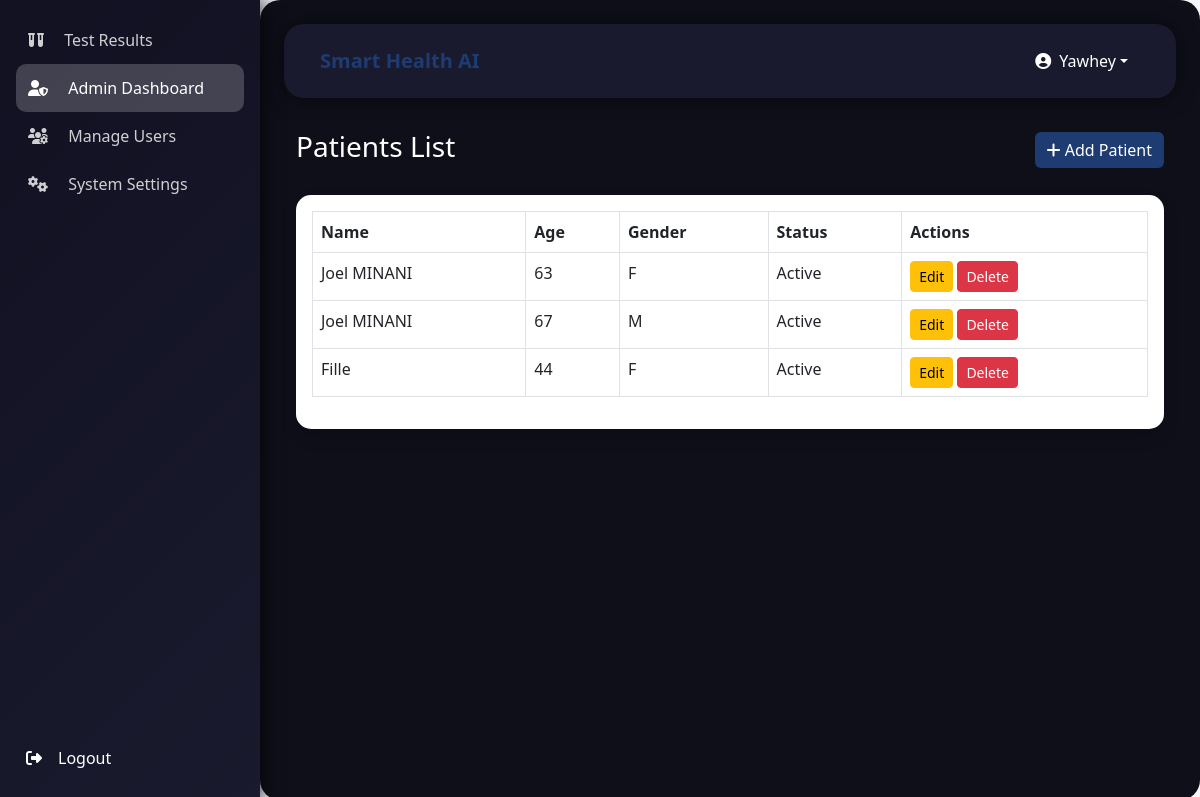
Screenshot of /dashboard/patients/ (signed in) with the database file from the repository.
### accounts/models.py (models this page shows, shortened)
class Account(AbstractBaseUser, PermissionsMixin):
    first_name = models.CharField(max_length=50)
    last_name = models.CharField(max_length=50)
    email = models.EmailField(max_length=100, unique=True)
    phone_number = models.CharField(max_length=50, blank=True)
    date_joined = models.DateTimeField(auto_now_add=True)
    last_login = models.DateTimeField(auto_now=True)
    role = models.CharField(max_length=20, default='user')
    is_staff = models.BooleanField(default=False)
    is_active = models.BooleanField(default=False)
    is_superuser = models.BooleanField(default=False)
    USERNAME_FIELD = 'email'  # Use email as the unique identifier
    REQUIRED_FIELDS = ['first_name', 'last_name']  # Removed 'username'
    objects = MyAccountManager()

### patients/models.py (models this page shows, shortened)
class Patient(models.Model):
    patient_id = models.CharField(max_length=50, unique=True)
    first_name = models.CharField(max_length=50)
    last_name = models.CharField(max_length=50)
    email = models.EmailField(unique=True)
    age = models.PositiveIntegerField()
    gender = models.CharField(max_length=1)
    status = models.CharField(max_length=10, default='Active')
    created_at = models.DateTimeField(auto_now_add=True)
    @property
    def name(self):
        return f"{self.first_name} {self.last_name}"

### patients/views.py (the view)
# urls.py: path('dashboard/patients/', include('patients.urls')),
def patients(request):
    if request.method == 'POST':
        form = PatientRegistrationForm(request.POST)
        if form.is_valid():
            patient_id = form.cleaned_data['patient_id']
            email = form.cleaned_data['email']
            name = form.cleaned_data['name']
            age = form.cleaned_data['age']
            gender = form.cleaned_data['gender']
            status = form.cleaned_data['status']
            first_name, *last_parts = name.split(' ', 1)
            last_name = last_parts[0] if last_parts else ''
            if Patient.objects.filter(email=email).exists():
                messages.error(request, f'Patient with email {email} already exists.')
                return redirect('patients')
            if Patient.objects.filter(patient_id=patient_id).exists():
                messages.error(request, f'A patient with ID {patient_id} already exists.')
                return redirect('patients')
            try:
                Patient.objects.create(
                    patient_id=patient_id,
                    first_name=first_name,
                    last_name=last_name,
                    email=email,
                    age=age,
                    gender=gender,
                    status=status,
                )
                messages.success(request, f'Patient {first_name} added successfully.')
                return redirect('patients')
            except IntegrityError as e:
                messages.error(request, f'Integrity error: {e}')
                return redirect('patients')
        else:
            for field, errors in form.errors.items():
                for error in errors:
                    messages.error(request, f"{field}: {error}")
            return redirect('patients')
    else:
        form = PatientRegistrationForm()
    patients = Patient.objects.all()
    return render(request, 'pages/patients.html', {'patients': patients})

### templates/pages/patients.html (shortened to what this page needs)
{% extends 'base.html' %}
{% block content %}
<div class="container-fluid">
  <div class="d-flex justify-content-between align-items-center mb-4">
    <h1 class="h3">Patients List</h1>
    <a href="{% url 'add_patient' %}" class="btn btn-primary">
      <i class="fas fa-plus"></i> Add Patient
    </a>
  </div>
  <div class="card shadow mb-4">
    <div class="card-body">
      <div class="table-responsive">
        <table class="table table-bordered">
          <thead>
            <tr>
              <th>Name</th>
              <th>Age</th>
              <th>Gender</th>
              <th>Status</th>
              <th>Actions</th>
            </tr>
          </thead>
          <tbody>
            {% for patient in patients %}
            <tr>
              <td>{{ patient.name }}</td>
              <td>{{ patient.age }}</td>
              <td>{{ patient.gender }}</td>
              <td>{{ patient.status }}</td>
              <td>
                <a href="{% url 'edit_patient' patient.id %}" class="btn btn-warning btn-sm">Edit</a>
                <a href="{% url 'delete_patient' patient.id %}" class="btn btn-danger btn-sm"
                   onclick="return confirm('Are you sure you want to delete this patient?');">
                  Delete
                </a>
              </td>
            </tr>
            {% empty %}
            <tr>
              <td colspan="5" class="text-center">No patients found.</td>
            </tr>
            {% endfor %}
          </tbody>
        </table>
      </div>
    </div>
  </div>
</div>
{% endblock %}

### templates/base.html (shortened to what this page needs)
<!DOCTYPE html>
<html lang="en">
  <head>
    {% load static %}
    <link
      href="https://cdn.jsdelivr.net/npm/bootstrap@5.3.0/dist/css/bootstrap.min.css"
      rel="stylesheet"
    />
    <link
      href="https://cdnjs.cloudflare.com/ajax/libs/font-awesome/6.3.0/css/all.min.css"
      rel="stylesheet"
    />
    <link href="{% static 'css/base.css' %}" rel="stylesheet" />
  </head>
  <body>
    <div class="d-flex">
      <nav id="sidebar" class="d-flex flex-column p-3">
        <ul class="nav flex-column">
          {% if request.user.is_authenticated %}
          {% if request.user.role == "doctor" %}
            <li class="nav-item">
              <a class="nav-link active" href="{% url 'dashboard' %}">
                <i class="fas fa-tachometer-alt me-3"></i>
                <span class="d-none d-sm-inline">Doctor's Dashboard</span>
              </a>
            </li>
            <li class="nav-item">
              <a class="nav-link" href="{% url 'patients' %}">
                <i class="fas fa-hospital-user me-3"></i>
                <span class="d-none d-sm-inline">Register Patient</span>
              </a>
            </li>
            <li class="nav-item">
              <a class="nav-link" href="{% url 'medical_records' %}">
                <i class="fas fa-file-medical me-3"></i>
                <span class="d-none d-sm-inline">New Treatment Plan</span>
              </a>
            </li>
            <li class="nav-item">
              <a class="nav-link" href="{% url 'symptom_checker' %}">
                <i class="fas fa-heartbeat me-3"></i>
                <span class="d-none d-sm-inline">AI Symptom Analysis</span>
              </a>
            </li>
            <li class="nav-item">
              <a class="nav-link" href="{% url 'test_results' %}">
                <i class="fas fa-flask me-3"></i>
                <span class="d-none d-sm-inline">Test Results</span>
              </a>
            </li>
          {% elif request.user.role == "admin" %}
            <li class="nav-item">
              <a class="nav-link" href="{% url 'test_results' %}">
                <i class="fas fa-vials me-3"></i>
                <span class="d-none d-sm-inline">Test Results</span>
              </a>
            </li>
            <li class="nav-item">
              <a class="nav-link active" href="{% url 'admin_dashboard' %}">
                <i class="fas fa-user-shield me-3"></i>
                <span class="d-none d-sm-inline">Admin Dashboard</span>
              </a>
            </li>
            <li class="nav-item">
              <a class="nav-link" href="{% url 'manage_users' %}">
                <i class="fas fa-users-cog me-3"></i>
                <span class="d-none d-sm-inline">Manage Users</span>
              </a>
            </li>
            <li class="nav-item">
              <a class="nav-link" href="{% url 'system_settings' %}">
                <i class="fas fa-cogs me-3"></i>
                <span class="d-none d-sm-inline">System Settings</span>
              </a>
            </li>
          {% endif %}
        {% endif %}
        </ul>
        <div class="sidebar-bottom">
          <a class="nav-link text-white" href="{% url 'logout_view' %}">
            <i class="fas fa-sign-out-alt me-3"></i>
            <span class="d-none d-sm-inline">Logout</span>
          </a>
        </div>
      </nav>
      <div class="content w-100 p-4">
        <nav class="navbar navbar-expand-lg navbar-light">
          <div class="container-fluid">
            <a class="navbar-brand " style="color:white" href="{% url 'dashboard' %}">
             Smart Health AI
            </a>
            <div class="collapse navbar-collapse" id="navbarNav">
              <ul class="navbar-nav ms-auto align-items-center">
                <li class="nav-item dropdown">
                  <a
                    class="nav-link dropdown-toggle d-flex align-items-center"
                    href="#"
                    id="navbarDropdown"
                    role="button"
                    data-bs-toggle="dropdown"
                    aria-expanded="false"
                  >
                    <i class="fas fa-user-circle me-2"></i>
                    <span>
                      {% if request.user.first_name %}
                      {{ request.user.first_name }}
                    {% else %}
                      {{ request.user.username }}
                    {% endif %}
                    </span>
                  </a>
                </li>
              </ul>
            </div>
          </div>
        </nav>
        {% block content %}{% endblock %}
      </div>
    </div>
  </body>
</html>

### static/css/base.css (style rules this page uses)
body { font-family: 'Inter', sans-serif; background: linear-gradient(to right, #dde1e7, #f4f7fc); color: #2c3e50; }
#sidebar { width: 250px; min-height: 100vh; background: linear-gradient(135deg, #1e3c72, #2a5298); box-shadow: 5px 0 15px rgba(0, 0, 0, 0.1); }
.nav-link { color: rgba(255, 255, 255, 0.8); padding: 12px; border-radius: 8px; transition: all 0.3s; }
.nav-link:hover, .nav-link.active { background-color: rgba(255, 255, 255, 0.2); color: #fff !important; }
.navbar { background: white; box-shadow: 0 4px 6px rgba(0, 0, 0, 0.1); }
.navbar-brand { font-weight: 600; color: #1e3c72 !important; }
.card { border: none; border-radius: 15px; box-shadow: 0 4px 10px rgba(0, 0, 0, 0.1); transition: transform 0.2s; }
.btn-primary { background: #1e3c72; border: none; transition: all 0.3s; }

### templates/base.html (style rules this page uses)
body { font-family: 'Segoe UI', sans-serif; background-color: #0e0e20; color: white; margin: 0; }
#sidebar { width: 260px; min-height: 100vh; background: linear-gradient(135deg, #111122, #1a1a2e); box-shadow: 5px 0 15px rgba(0, 0, 0, 0.6); padding: 20px; position: fixed; top: 0; left: 0; z-index: 99; }
.nav-link { color: rgba(255, 255, 255, 0.8); padding: 12px; border-radius: 10px; transition: all 0.3s; border-right: 4px solid transparent; }
.navbar { background-color: #1a1a2e; box-shadow: 0 0 20px rgba(0, 0, 0, 0.6); padding: 0.8rem 1.5rem; margin-bottom: 2rem; border-radius: 20px; }
.navbar .nav-item .nav-link { color: white; }
.content { margin-left: 260px; padding: 20px; transition: margin-left 0.3s; background-color: #0f0f1a; border-radius: 20px; min-height: 100vh; }
.sidebar-bottom { position: absolute; bottom: 20px; width: calc(100% - 40px); }
.sidebar-bottom a.nav-link { color: white; border-radius: 10px; padding: 10px; display: flex; align-items: center; transition: background-color 0.3s ease; }

### rows the page displays
Account: user.first_name "Yawhey"
Patient: name "Joel MINANI", age "63", gender "F", status "Active"
Patient: name "Joel MINANI", age "67", gender "M", status "Active"
Patient: name "Fille", age "44", gender "F", status "Active"
